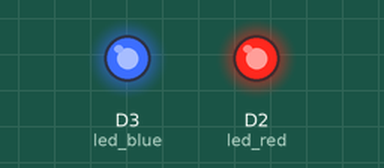
Simulated run of this sketch. Board: ESP8266 (NodeMCU). Parts: output pins drawn as LEDs (lit = HIGH).

Above: at 1.0 s.
At 3.0 s:
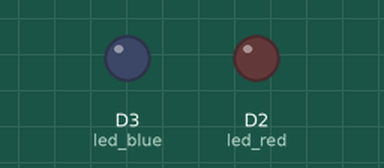
Timing chart, 0 to 5.2 s (numbered marks = the images above):
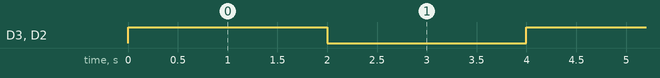

Measured:
- by itself, D3 (led_blue), D2 (led_red): alternates HIGH for 2.0 s and LOW for 2.0 s

The sketch:

03._led_two_blink.ino
```cpp
/******************************************************************************************
 * FileName     : 03._led_two_blink
 * Description  : 빨강, 파랑 LED를 켰다 껐다 해 보기
 * Author       : 오경석
 * Created Date : 2023.10.24
 * Reference    :
 * Modified     : 2024.03.22 : PEJ : 주석, 파일명 수정
******************************************************************************************/


// global variable
int led_red = D2;                         // 빨강 LED 핀 지정
int led_blue = D3;                        // 파랑 LED 핀 지정


// setup
void setup() {
  pinMode(led_red, OUTPUT);               // 빨강 LED를 출력 모드로 설정
  pinMode(led_blue, OUTPUT);              // 파랑 LED를 출력 모드로 설정
}


// main loop
void loop() {
  digitalWrite(led_red, HIGH);            // 빨강 LED 켜기
  digitalWrite(led_blue, HIGH);           // 파랑 LED 켜기
  delay(2000);                            // 2초 기다리기

  digitalWrite(led_red, LOW);             // 빨강 LED 끄기
  digitalWrite(led_blue, LOW);            // 파랑 LED 끄기
  delay(2000);                            // 2초 기다리기
}


//==========================================================================================
//
// (주)한국공학기술연구원 http://et.ketri.re.kr
//
//==========================================================================================
```
